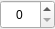
<?xml version="1.0" encoding="UTF-8"?>
<ui version="4.0">
 <class>Chordrelation</class>
 <widget class="QWidget" name="Chordrelation">
  <property name="geometry">
   <rect>
    <x>0</x>
    <y>0</y>
    <width>55</width>
    <height>29</height>
   </rect>
  </property>
  <property name="windowTitle">
   <string>Form</string>
  </property>
  <layout class="QGridLayout" name="gridLayout">
   <property name="margin">
    <number>0</number>
   </property>
   <property name="spacing">
    <number>0</number>
   </property>
   <item row="0" column="0">
    <widget class="QSpinBox" name="input">
     <property name="sizePolicy">
      <sizepolicy hsizetype="MinimumExpanding" vsizetype="MinimumExpanding">
       <horstretch>0</horstretch>
       <verstretch>0</verstretch>
      </sizepolicy>
     </property>
     <property name="palette">
      <palette>
       <active>
        <colorrole role="Shadow">
         <brush brushstyle="SolidPattern">
          <color alpha="255">
           <red>255</red>
           <green>255</green>
           <blue>255</blue>
          </color>
         </brush>
        </colorrole>
       </active>
       <inactive>
        <colorrole role="Shadow">
         <brush brushstyle="SolidPattern">
          <color alpha="255">
           <red>255</red>
           <green>255</green>
           <blue>255</blue>
          </color>
         </brush>
        </colorrole>
       </inactive>
       <disabled>
        <colorrole role="Shadow">
         <brush brushstyle="SolidPattern">
          <color alpha="255">
           <red>255</red>
           <green>255</green>
           <blue>255</blue>
          </color>
         </brush>
        </colorrole>
       </disabled>
      </palette>
     </property>
     <property name="toolTip">
      <string>ACTIVE ::: choose the pattern, for the active instrument(part)</string>
     </property>
     <property name="alignment">
      <set>Qt::AlignCenter</set>
     </property>
     <property name="prefix">
      <string/>
     </property>
     <property name="maximum">
      <number>15</number>
     </property>
    </widget>
   </item>
  </layout>
 </widget>
 <resources/>
 <connections/>
</ui>
